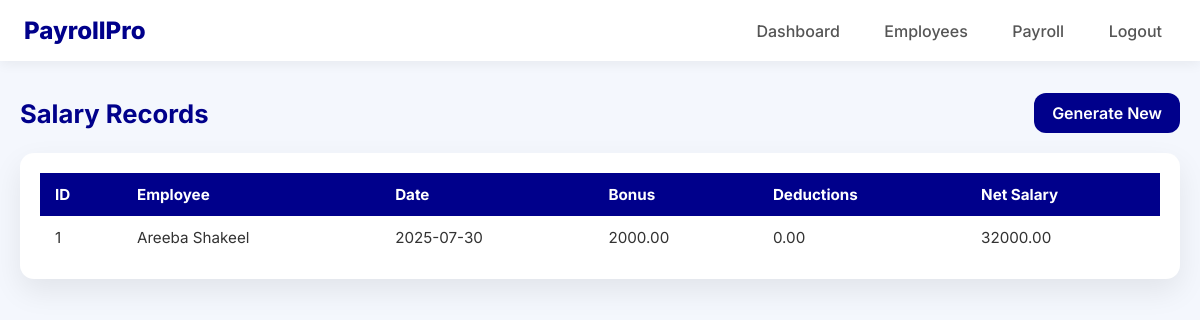
The page /salaries (signed in) on the database as committed earlier.
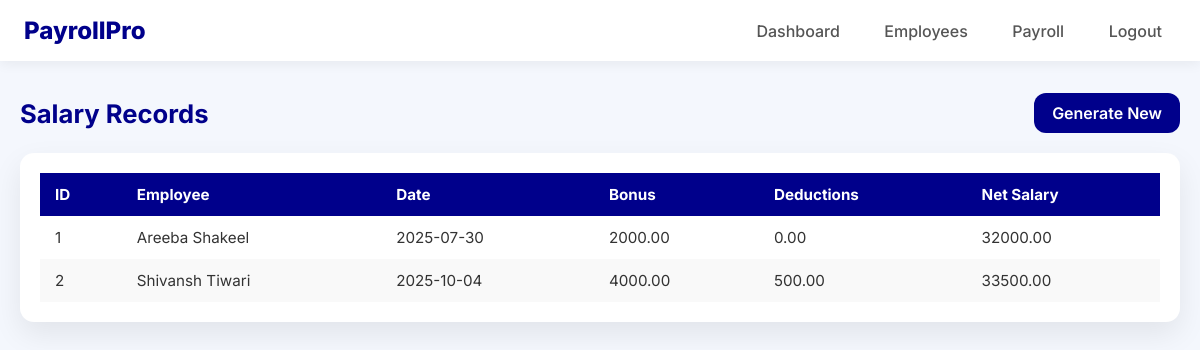
The same page on the database as committed later.
### app.py (models this page shows)
class Salary(db.Model):
    id = db.Column(db.Integer, primary_key=True)
    employee_id = db.Column(db.Integer, db.ForeignKey('employee.id'))
    date = db.Column(db.String(100))
    bonus = db.Column(db.Float)
    deductions = db.Column(db.Float)
    net_salary = db.Column(db.Float)
    employee = db.relationship('Employee')

class Employee(db.Model):
    id = db.Column(db.Integer, primary_key=True)
    name = db.Column(db.String(100))
    department = db.Column(db.String(100))
    role = db.Column(db.String(100))
    joining_date = db.Column(db.String(100))
    basic_salary = db.Column(db.Float)

### app.py (the view)
@app.route('/salaries')
def view_salaries():
    if 'admin' not in session:
        return redirect(url_for('login'))
    salaries = Salary.query.all()
    return render_template('view_salaries.html', salaries=salaries)

### app.py (called while the page is built)
@app.context_processor
def inject_current_year():
    return { 'current_year': datetime.now().year }

### templates/view_salaries.html (shortened to what this page needs)
<!DOCTYPE html>
<html lang="en">
<head>
</head>
<body>
<header>
    <a class="brand" href="#">PayrollPro</a>
    <div class="nav-links">
        <a href="{{ url_for('dashboard') }}">Dashboard</a>
        <a href="{{ url_for('view_employees') }}">Employees</a>
        <a href="{{ url_for('view_salaries') }}">Payroll</a>
        <a href="{{ url_for('logout') }}">Logout</a>
    </div>
</header>
<main>
    <section class="table-section">
        <div class="table-actions">
            <h2>Salary Records</h2>
            <a class="btn-primary" href="{{ url_for('generate_salary') }}">Generate New</a>
        </div>
        <div class="table-card">
            <table class="responsive-table">
                <thead>
                    <tr>
                        <th>ID</th>
                        <th>Employee</th>
                        <th>Date</th>
                        <th>Bonus</th>
                        <th>Deductions</th>
                        <th>Net Salary</th>
                    </tr>
                </thead>
                <tbody>
                    {% for sal in salaries %}
                    <tr>
                        <td>{{ sal.id }}</td>
                        <td>{{ sal.employee.name }}</td>
                        <td>{{ sal.date }}</td>
                        <td>{{ "{:.2f}".format(sal.bonus) }}</td>
                        <td>{{ "{:.2f}".format(sal.deductions) }}</td>
                        <td>{{ "{:.2f}".format(sal.net_salary) }}</td>
                    </tr>
                    {% endfor %}
                </tbody>
            </table>
        </div>
    </section>
</main>
</body>
</html>

### templates/view_salaries.html (style rules this page uses)
:root { --bg: #f4f7fd; --card-bg: #ffffff; --muted: #555; --primary: darkblue; --accent: darkblue; --radius: 14px; --shadow: 0 12px 30px rgba(0,0,0,0.08); }
* { box-sizing: border-box; margin:0; padding:0; }
body { font-family: 'Inter', sans-serif; background: var(--bg); color: #333; }
header { background: var(--card-bg); padding: 16px 24px; display: flex; justify-content: space-between; align-items: center; box-shadow: 0 3px 12px rgba(0,0,0,0.06); }
header .brand { font-weight: 800; font-size: 1.5rem; color: var(--primary); text-decoration: none; }
header .nav-links a { margin-left: 12px; text-decoration: none; font-weight: 500; padding: 8px 14px; border-radius: 8px; transition: 0.3s; color: var(--muted); }
main { max-width: 1200px; margin: 32px auto; padding: 0 20px; }
.table-section { display: flex; flex-direction: column; gap: 20px; }
.table-actions { display: flex; justify-content: space-between; align-items: center; }
.table-actions h2 { font-size: 1.6rem; color: var(--primary); }
.table-actions .btn-primary { background: linear-gradient(90deg, var(--primary), var(--accent)); padding: 10px 18px; border-radius: 12px; color: #fff; font-weight: 600; text-decoration: none; transition: 0.3s; }
.table-card { background: var(--card-bg); border-radius: var(--radius); box-shadow: var(--shadow); overflow-x: auto; padding: 20px; }
.responsive-table { width: 100%; border-collapse: collapse; font-size: 0.95rem; }
.responsive-table thead tr { background: var(--primary); color: #fff; }
.responsive-table th, .responsive-table td { padding: 12px 15px; text-align: left; }
.responsive-table tbody tr:nth-child(even) { background: #f9f9f9; }

Rows that differ between the two databases and show on the page:
added Salary: id "2", employee.name "Shivansh Tiwari", date "2025-10-04", bonus "4000.00", deductions "500.00", net_salary "33500.00"
